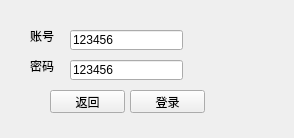
<?xml version="1.0" encoding="UTF-8"?>
<ui version="4.0">
 <class>AdminLoginWidget</class>
 <widget class="QWidget" name="AdminLoginWidget">
  <property name="geometry">
   <rect>
    <x>0</x>
    <y>0</y>
    <width>294</width>
    <height>138</height>
   </rect>
  </property>
  <property name="windowTitle">
   <string>AdminLoginWidget</string>
  </property>
  <widget class="QLabel" name="label">
   <property name="geometry">
    <rect>
     <x>30</x>
     <y>30</y>
     <width>54</width>
     <height>12</height>
    </rect>
   </property>
   <property name="text">
    <string>账号</string>
   </property>
  </widget>
  <widget class="QLabel" name="label_2">
   <property name="geometry">
    <rect>
     <x>30</x>
     <y>60</y>
     <width>54</width>
     <height>12</height>
    </rect>
   </property>
   <property name="text">
    <string>密码</string>
   </property>
  </widget>
  <widget class="QLineEdit" name="account">
   <property name="geometry">
    <rect>
     <x>70</x>
     <y>30</y>
     <width>113</width>
     <height>20</height>
    </rect>
   </property>
   <property name="text">
    <string>123456</string>
   </property>
  </widget>
  <widget class="QLineEdit" name="password">
   <property name="geometry">
    <rect>
     <x>70</x>
     <y>60</y>
     <width>113</width>
     <height>20</height>
    </rect>
   </property>
   <property name="text">
    <string>123456</string>
   </property>
  </widget>
  <widget class="QPushButton" name="login">
   <property name="geometry">
    <rect>
     <x>130</x>
     <y>90</y>
     <width>75</width>
     <height>23</height>
    </rect>
   </property>
   <property name="text">
    <string>登录</string>
   </property>
  </widget>
  <widget class="QLabel" name="warn">
   <property name="geometry">
    <rect>
     <x>200</x>
     <y>50</y>
     <width>101</width>
     <height>16</height>
    </rect>
   </property>
   <property name="text">
    <string/>
   </property>
  </widget>
  <widget class="QPushButton" name="back">
   <property name="geometry">
    <rect>
     <x>50</x>
     <y>90</y>
     <width>75</width>
     <height>23</height>
    </rect>
   </property>
   <property name="text">
    <string>返回</string>
   </property>
  </widget>
 </widget>
 <layoutdefault spacing="6" margin="11"/>
 <resources/>
 <connections/>
</ui>
